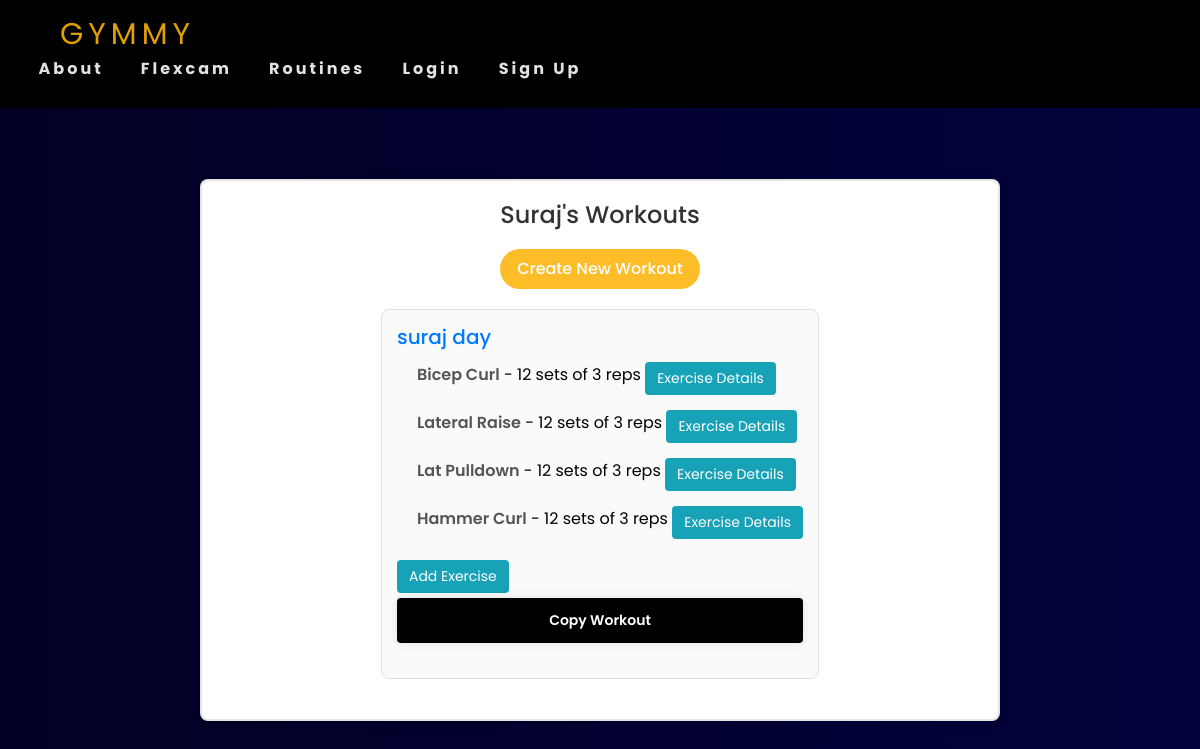
The app's page /my_workouts/Suraj/, older data.
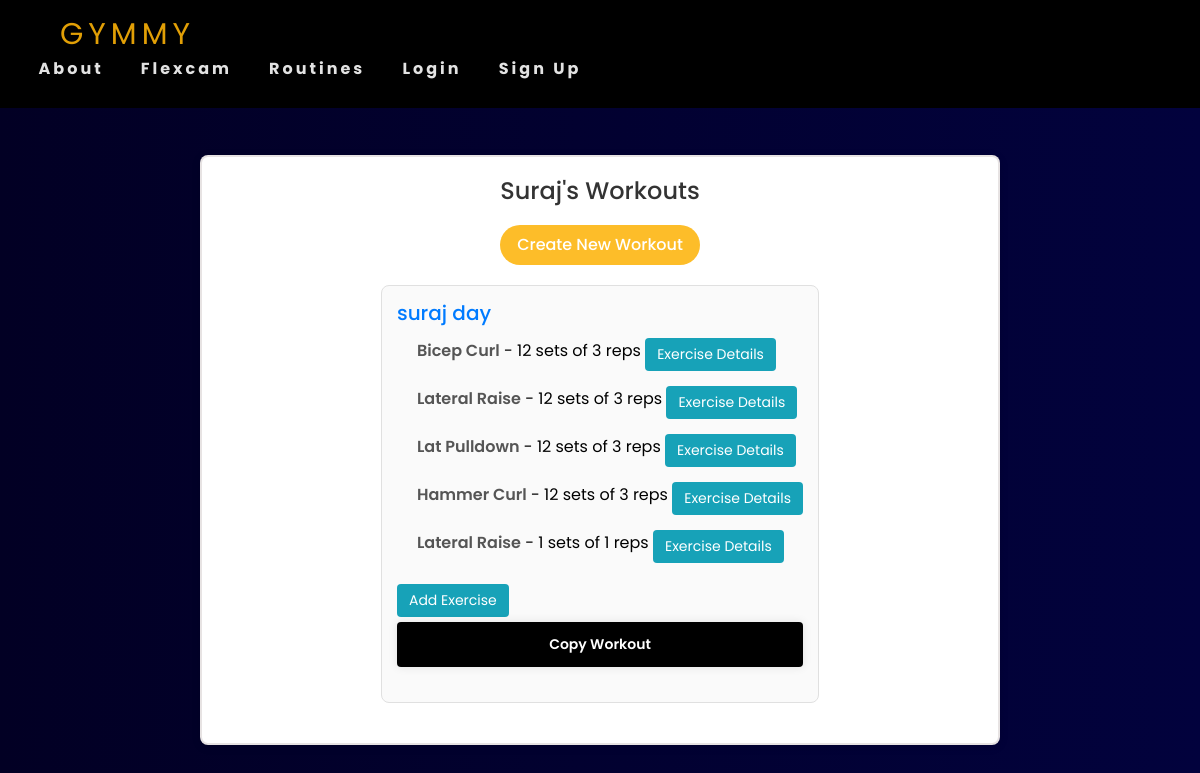
The same page, newer data.
### gymmy/models.py (models this page shows, shortened)
class Workout(models.Model):
    user = models.ForeignKey(User, on_delete=models.CASCADE, related_name='workouts')
    name = models.CharField(max_length=50)

class WorkoutExercise(models.Model):
    workout = models.ForeignKey(Workout, on_delete=models.CASCADE, related_name='exercises')
    routine = models.ForeignKey(Routines, on_delete=models.CASCADE)
    reps = models.PositiveIntegerField(default=1)
    sets = models.PositiveIntegerField(default=1)

class Routines(models.Model):
    routine = models.CharField(max_length=30)
    category = models.ForeignKey(Category, on_delete=models.CASCADE, default=1)
    description = models.CharField(max_length=500, default='', blank=True, null=True)
    image = models.ImageField(upload_to='uploads/routine/')
    favorites = models.ManyToManyField(User, related_name='favourite_routines', blank=True)
    instructions = models.TextField(blank=True, null=True)
    benefits = models.TextField(blank=True, null=True)
    popularity_count = models.PositiveIntegerField(default=0)
    class Meta:
        verbose_name_plural = 'routines'

### gymmy/views.py (the view, shortened to what this page needs)
# urls.py: path('my_workouts/', views.my_workouts, name='my_workouts'),
def my_workouts(request, username=None):
    if username:
        user = get_object_or_404(User, username=username)
    else:
        user = request.user
    workouts = Workout.objects.filter(user=user)
    routines = Routines.objects.all()
    return render(request, 'gymmy/my_workouts.html', {'workouts': workouts, 'profile_user': user, 'routines': routines})

### gymmy/templates/gymmy/my_workouts.html (shortened to what this page needs)
{% extends 'gymmy/base.html' %}
{% load static %}
{% block css %}<link rel="stylesheet" href="{% static 'css/myworkouts.css' %}">{% endblock %}
{% block content %}
<div class="profile-container">
    <h2>{{ profile_user.username }}'s Workouts</h2>
    <button id="create-workout-button" class="btn-create">Create New Workout</button>
    {% if workouts %}
        {% for workout in workouts %}
            <div class="workout">
                <h3>{{ workout.name }}</h3>
                <ul>
                    {% for exercise in workout.exercises.all %}
                        <li>
                            <strong>{{ exercise.routine.routine }}</strong> -
                            {{ exercise.sets }} sets of {{ exercise.reps }} reps
                            <a href="{% url 'exercise_details' exercise.routine.id %}" class="btn btn-info">Exercise Details</a>
                        </li>
                    {% empty %}
                        <li>No exercises added yet.</li>
                    {% endfor %}
                </ul>
                <button class="add-exercise-button btn btn-info" data-workout-id="{{ workout.id }}">Add Exercise</button>
                <form method="POST" action="{% url 'copy_workout' workout.id %}" style="display:inline;">
                    <button type="submit" class="btn btn-primary" onclick="return confirm('Are you sure you want to copy this workout?');">Copy Workout</button>
                </form>
            </div>
        {% endfor %}
    {% else %}
        <p>You have no workouts yet. Start creating your workouts!</p>
    {% endif %}
</div>
{% endblock %}

Row changes from the older to the newer data that the page shows:
added WorkoutExercise: routine.routine "Lateral Raise", sets "1", reps "1"
